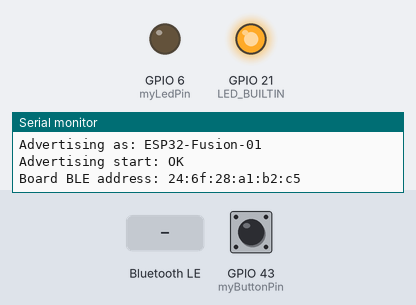
Bench run of a sketch on a simulated Seeed XIAO ESP32-S3. Shown: output pins drawn as LEDs (lit = HIGH), the last lines printed to the serial monitor. The test bench sets the inputs (shaded band); at power-on: GPIO 43 (myButtonPin) LOW. Nothing arrives over Bluetooth unless stated; a phone connects over Bluetooth LE 3 s after start.

Above: at 1.7 s.
1.8 s: Bluetooth LE write "HIT" received
At 2.9 s:
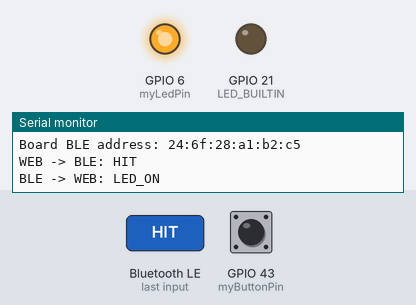
6.5 s: Bluetooth LE write "RESET" received
At 7.7 s:
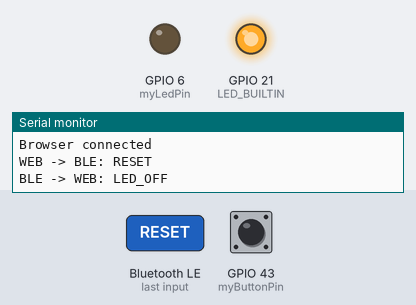
Timing chart, 0 to 9.0 s (numbered marks = the images above; inputs shaded):
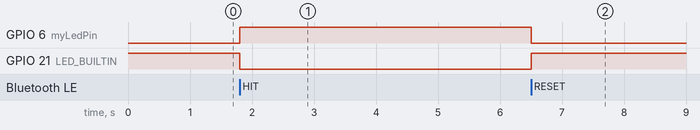

Measured:
- after the input at 1.8 s, GPIO 6 (myLedPin): LOW → HIGH at once; GPIO 21 (LED_BUILTIN): HIGH → LOW at once
- after the input at 6.5 s, GPIO 6 (myLedPin): HIGH → LOW at once; GPIO 21 (LED_BUILTIN): LOW → HIGH at once

The sketch:

ble-v002.ino
```cpp
/*
  Maker100 Robotics - WebBLE Game Controller
  ble-v002

  WHAT CHANGED FROM v001 (why the ESP32S3 was not showing up):
  1. ADVERTISING PAYLOAD OVERFLOW FIXED. v001 advertised both the
     128-bit service UUID (18 bytes) and the name "ESP32-Fusion-01"
     (17 bytes) plus flags (3 bytes) = 38 bytes. A legacy BLE
     advertising packet holds only 31 bytes, so advertising start
     failed silently and the board never went on air. This is the same
     bug fixed in esp32-v15 (its "v08" note). Now only the NAME is
     advertised. The webpage filters by namePrefix, and the GATT
     service is found after connecting, so the UUID is not needed.
  2. advertising->start() return value is now checked and printed.
  3. Advertising restarts after the browser disconnects, so you can
     reconnect without rebooting the board.
  4. Notifies are sent from loop(), not inside the BLE write callback
     (keeps the NimBLE host task happy).
  5. Simple button debounce.

  XIAO ESP32-S3 wiring:
    D6 = push button to 3V3 (internal pulldown used)
    D5 = external LED through resistor to GND
    Built-in LED is also used (active LOW)

  Browser protocol (same as v001):
    ESP32 -> webpage: LEFT      (button pressed)
    webpage -> ESP32: HIT       (turn LED on, replies LED_ON)
    webpage -> ESP32: RESET     (turn LED off, replies LED_OFF)
    webpage -> ESP32: PING      (replies PONG)

  Requires: NimBLE-Arduino by h2zero, version 2.x
*/

#include <Arduino.h>
#include <NimBLEDevice.h>

const int myButtonPin = D6;
const int myLedPin    = D5;

#define MY_BLE_SERVICE_UUID       "7e400001-b2c3-5d4e-af60-9b3c7d8eaf20"
#define MY_BLE_CONTROL_CHAR_UUID  "7e400002-b2c3-5d4e-af60-9b3c7d8eaf20"
#define MY_BLE_RESULT_CHAR_UUID   "7e400006-b2c3-5d4e-af60-9b3c7d8eaf20"

const char* myDeviceName = "ESP32-Fusion-01";

NimBLECharacteristic* myControlChar = nullptr;
NimBLECharacteristic* myResultChar  = nullptr;

// Messages waiting to be sent to the browser (sent from loop)
volatile bool myPendingSend = false;
char myPendingMessage[24] = "";

bool myLastButtonState = false;
unsigned long myLastButtonChangeMs = 0;

void mySetLed(bool myState) {
  // XIAO built-in LED is active LOW
  digitalWrite(LED_BUILTIN, myState ? LOW : HIGH);
  // External LED on D5 is active HIGH
  digitalWrite(myLedPin, myState ? HIGH : LOW);
}

// Safe to call from anywhere: just queues the message
void myQueueResult(const char* myMessage) {
  strncpy(myPendingMessage, myMessage, sizeof(myPendingMessage) - 1);
  myPendingMessage[sizeof(myPendingMessage) - 1] = '\0';
  myPendingSend = true;
}

// Only called from loop()
void myFlushResult() {
  if (!myPendingSend || !myResultChar) return;

  myPendingSend = false;
  myResultChar->setValue((const uint8_t*)myPendingMessage, strlen(myPendingMessage));
  myResultChar->notify();

  Serial.print("BLE -> WEB: ");
  Serial.println(myPendingMessage);
}

class MyServerCallbacks : public NimBLEServerCallbacks {

  void onConnect(NimBLEServer* myServer, NimBLEConnInfo& myConnInfo) override {
    Serial.println("Browser connected");
    if (myResultChar) myResultChar->setValue("BLE_V002_READY");
  }

  void onDisconnect(NimBLEServer* myServer, NimBLEConnInfo& myConnInfo, int myReason) override {
    Serial.println("Browser disconnected - advertising again");
    NimBLEDevice::getAdvertising()->start();
  }
};

class MyControlCallbacks : public NimBLECharacteristicCallbacks {

  void onWrite(NimBLECharacteristic* myCharacteristic, NimBLEConnInfo& myConnInfo) override {

    std::string myValue = myCharacteristic->getValue();
    if (myValue.length() == 0) return;

    String myCommand = String(myValue.c_str());
    myCommand.trim();
    myCommand.toUpperCase();

    Serial.print("WEB -> BLE: ");
    Serial.println(myCommand);

    if (myCommand == "HIT") {
      mySetLed(true);
      myQueueResult("LED_ON");
    }
    else if (myCommand == "RESET") {
      mySetLed(false);
      myQueueResult("LED_OFF");
    }
    else if (myCommand == "PING") {
      myQueueResult("PONG");
    }
  }
};

void myStartBLE() {

  NimBLEDevice::init(myDeviceName);

  NimBLEServer* myServer = NimBLEDevice::createServer();
  myServer->setCallbacks(new MyServerCallbacks());

  NimBLEService* myService = myServer->createService(MY_BLE_SERVICE_UUID);

  myControlChar = myService->createCharacteristic(
    MY_BLE_CONTROL_CHAR_UUID,
    NIMBLE_PROPERTY::WRITE | NIMBLE_PROPERTY::WRITE_NR
  );

  myResultChar = myService->createCharacteristic(
    MY_BLE_RESULT_CHAR_UUID,
    NIMBLE_PROPERTY::READ | NIMBLE_PROPERTY::NOTIFY
  );

  myControlChar->setCallbacks(new MyControlCallbacks());
  myResultChar->setValue("BLE_V002_READY");

  myService->start();

  // NAME ONLY in the advertising packet (see header: UUID + name > 31 bytes)
  NimBLEAdvertising* myAdvertising = NimBLEDevice::getAdvertising();
  myAdvertising->setName(myDeviceName);

  bool myOk = myAdvertising->start();

  Serial.println("BLE_V002_READY");
  Serial.print("Advertising as: ");
  Serial.println(myDeviceName);
  Serial.print("Advertising start: ");
  Serial.println(myOk ? "OK" : "FAILED");
  Serial.print("Board BLE address: ");
  Serial.println(NimBLEDevice::getAddress().toString().c_str());
}

void setup() {

  pinMode(LED_BUILTIN, OUTPUT);
  pinMode(myLedPin, OUTPUT);
  pinMode(myButtonPin, INPUT_PULLDOWN);

  mySetLed(false);

  Serial.begin(115200);
  delay(500);

  myStartBLE();
}

void loop() {

  bool myButtonState = digitalRead(myButtonPin);

  // Send once per press, with a 30 ms debounce
  if (myButtonState != myLastButtonState && millis() - myLastButtonChangeMs > 30) {
    myLastButtonChangeMs = millis();
    myLastButtonState = myButtonState;

    if (myButtonState) {
      myQueueResult("LEFT");
    }
  }

  myFlushResult();

  delay(10);
}
```
